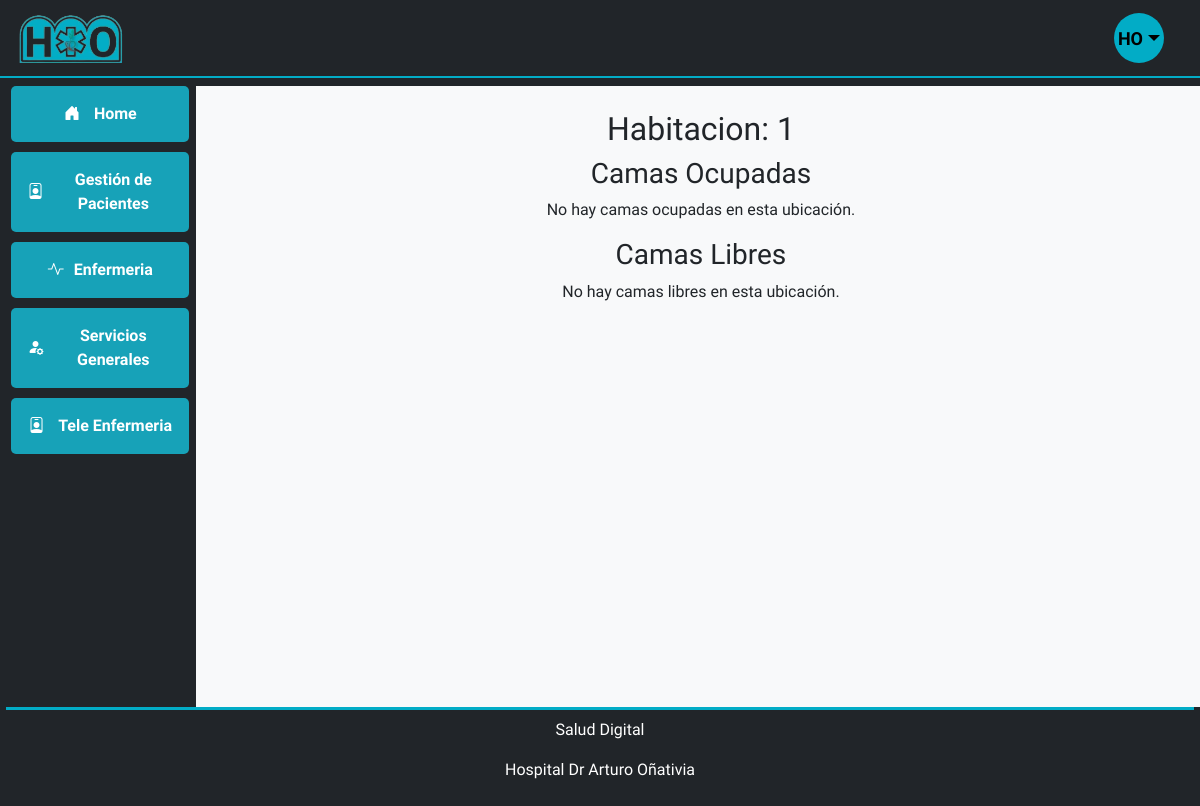
Page /ubicacion/5/ on the earlier database version.
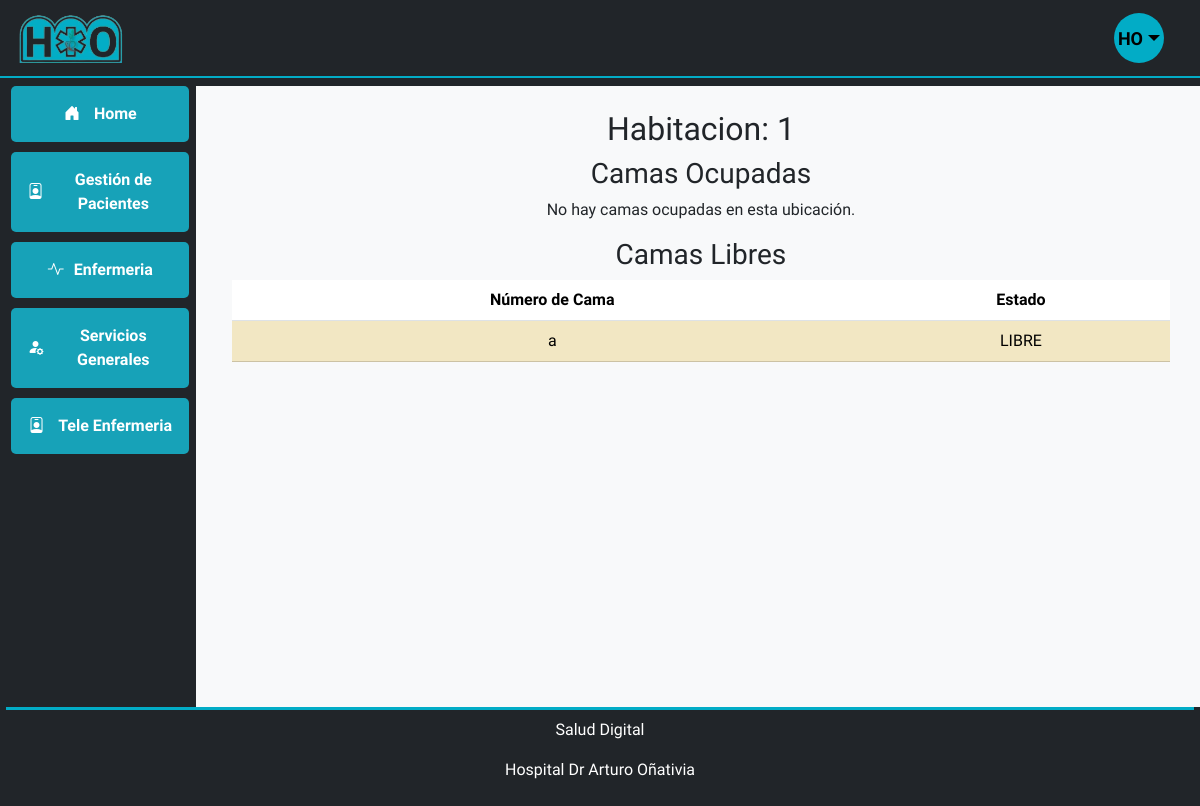
Same page on the later database version.
### gestioncamas/models.py (models this page shows, shortened)
class Cama(models.Model):
    ESTADO_CHOICES = [
        ("LIBRE", "Libre"),
        ("OCUPADA", "Ocupada"),
        ("RESERVADA", "Reservada"),
        ("EN_REFACCION", "En Refacción"),
        ("FUERA_DE_SERVICIO", "Fuera de Servicio"),
    ]
    ubicacion = models.ForeignKey(Ubicacion, on_delete=models.CASCADE)
    numero = models.CharField(max_length=20)
    estado = models.CharField(choices=ESTADO_CHOICES, max_length=20)
    notas = models.TextField(blank=True)
    ultima_actualizacion = models.DateTimeField(auto_now=True)
    ultima_limpieza = models.DateTimeField(null=True, blank=True)
    activo = models.BooleanField(default=True)
    created_at = models.DateTimeField(auto_now_add=True)
    updated_at = models.DateTimeField(auto_now=True)

### gestioncamas/views.py (the view)
def ubicacion_detalle(request, ubicacion_id):
    ubicacion = get_object_or_404(Ubicacion, id=ubicacion_id)
    camas = Cama.objects.filter(ubicacion=ubicacion)
    camas_con_paciente = PacienteCama.objects.filter(
        cama__in=camas, paciente__isnull=False
    )
    camas_libres = camas.filter(pacientecama__isnull=True)
    context = {
        "ubicacion": ubicacion,
        "camas_con_paciente": camas_con_paciente,
        "camas_libres": camas_libres,
    }
    return render(request, "gestioncamas/ubicacion_detalle.html", context)

### gestioncamas/templates/gestioncamas/ubicacion_detalle.html (shortened to what this page needs)
{% extends 'base.html' %}  {% block main_content %}
<div class="container">
  <h2>Habitacion: {{ ubicacion.nombre }}</h2>
  <h3>Camas Ocupadas</h3>
  {% if camas_con_paciente %}
  <table class="table table-striped">
    <thead>
      <tr>
        <th>Número de Cama</th>
        <th>Paciente</th>
        <th>acciones</th>
      </tr>
    </thead>
    <tbody>
      {% for paciente_camma in camas_con_paciente %}
      <tr class="table-success">
        <td>{{ paciente_camma.cama.numero }}</td>
        <td>{{ paciente_camma.paciente.nombre_completo }}</td>
        <td>
          <a href="{% url 'Pacientes' paciente_cama.paciente.id %}" class="btn btn-primary">Ver detalles</a>
        </td>
      </tr>
      {% endfor %}
    </tbody>
  </table>
  {% else %}
  <p>No hay camas ocupadas en esta ubicación.</p>
  {% endif %}
  <h3>Camas Libres</h3>
  {% if camas_libres %}
  <table class="table table-striped">
    <thead>
      <tr>
        <th>Número de Cama</th>
        <th>Estado</th>
      </tr>
    </thead>
    <tbody>
      {% for cama in camas_libres %}
      <tr class="table-warning">
        <td>{{ cama.numero }}</td>
        <td>{{ cama.estado }}</td>
      </tr>
      {% endfor %}
    </tbody>
  </table>
  {% else %}
  <p>No hay camas libres en esta ubicación.</p>
  {% endif %}
</div>
{% endblock %}

Differences in the rows shown:
now on this page (row edited): Cama: numero "a", estado "LIBRE"
Other differences:
text no longer shown: "No hay camas libres en esta ubicación."
text now shown: "Número de Cama Estado"
